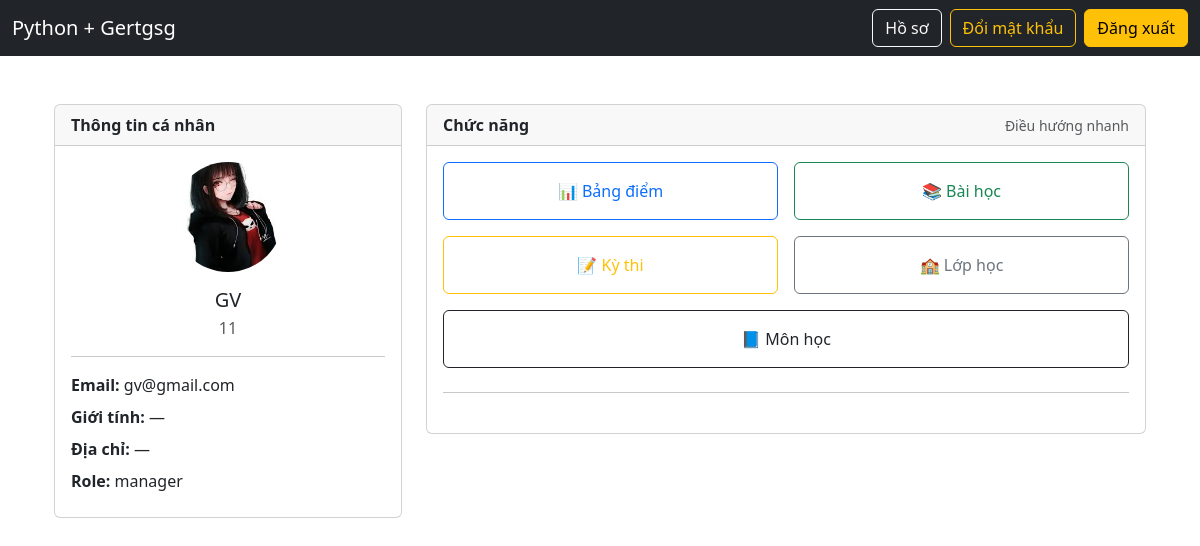
/student/home (signed in), run on an earlier commit of the app's database.
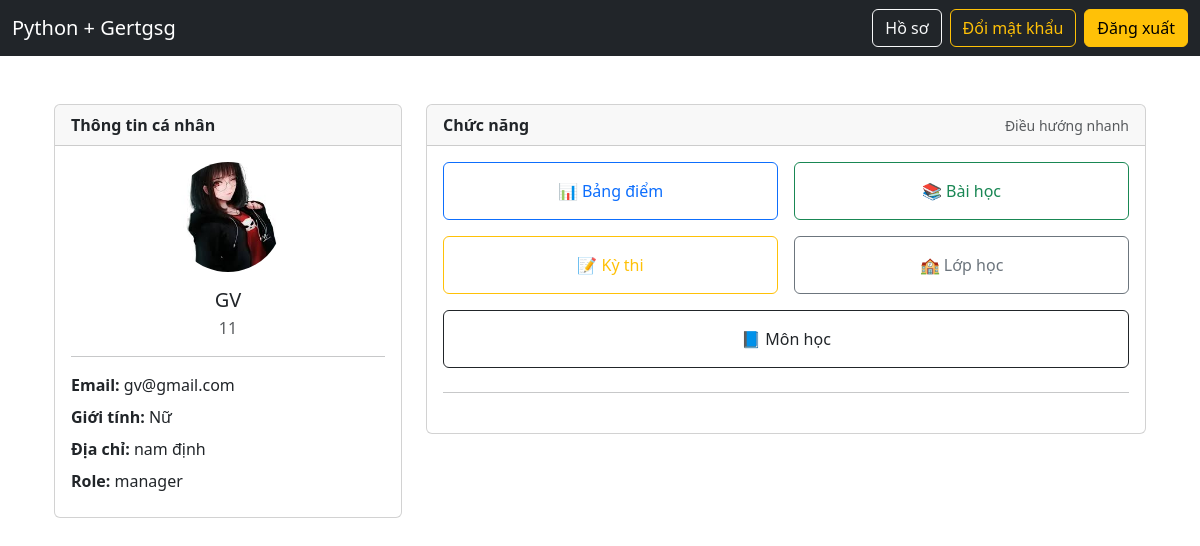
And on a later commit of the database.
### models.py (models this page shows, shortened)
class Student(UserMixin, db.Model):
    __tablename__ = "students"
    id = db.Column(db.Integer, primary_key=True)
    ma_sv = db.Column(db.String(50), unique=True, nullable=False, index=True)
    ten_sv = db.Column(db.String(255), nullable=False, index=True)
    email = db.Column(db.String(255), unique=True, nullable=False, index=True)
    mat_khau = db.Column(db.String(255), nullable=False)
    role = db.Column(db.String(20), nullable=False, default="student", index=True)
    avatar = db.Column(db.String(255), nullable=True)
    gioi_tinh = db.Column(db.String(10), nullable=True)
    dia_chi = db.Column(db.Text, nullable=True)
    failed_attempts = db.Column(db.Integer, nullable=False, default=0)
    last_failed_at = db.Column(db.DateTime, nullable=True)
    lock_until = db.Column(db.DateTime, nullable=True)
    class_id = db.Column(
        db.Integer,
        db.ForeignKey("classes.id", ondelete="SET NULL"),
        nullable=True,
        index=True,
    )
    class_ = db.relationship("Class", back_populates="students")
    teaching_classes = db.relationship(
        "Class",
        secondary=teacher_classes,
        back_populates="teachers",
        lazy="subquery",
    )

### student_routes.py (the view)
@student_bp.get("/home")
@login_required
@roles_required("student", "admin", "manager")  # admin/manager vẫn vào xem nếu muốn
def student_home():
    return render_template("student/home.html")

### app.py (called while the page is built)
@app.context_processor
def inject_csrf():
    def form_csrf_token():
        return Markup(f'<input type="hidden" name="csrf_token" value="{generate_csrf()}">')
    return dict(form_csrf_token=form_csrf_token)

@login_manager.user_loader
def load_user(user_id: str):
    try:
        return Student.query.get(int(user_id))
    except Exception:
        return None

### auth.py (called while the page is built)
def roles_required(*roles):
    def decorator(fn):
        @wraps(fn)
        def wrapper(*args, **kwargs):
            if not current_user.is_authenticated:
                abort(401)
            user_role = (getattr(current_user, "role", "") or "").strip().lower()
            if user_role not in [r.lower() for r in roles]:
                abort(403)
            return fn(*args, **kwargs)
        return wrapper
    return decorator

### templates/student/home.html (shortened to what this page needs)
{% extends "base.html" %}
{% set title="Trang sinh viên" %}
{% block content %}
<div class="container py-4">
  <div class="row g-4">
    <div class="col-lg-4">
      <div class="card text-dark">
        <div class="card-header">
          <b>Thông tin cá nhân</b>
        </div>
        <div class="card-body text-center">
          {% if current_user.avatar %}
            <img
              src="{{ url_for('static', filename='uploads/' ~ current_user.avatar) }}"
              width="110" height="110"
              style="border-radius:50%;object-fit:cover;"
              alt="avatar"
            >
          {% else %}
            <div style="width:110px;height:110px;border-radius:50%;background:#ddd;margin:0 auto;"></div>
          {% endif %}
          <h5 class="mt-3 mb-1">{{ current_user.ten_sv }}</h5>
          <div class="text-muted">{{ current_user.ma_sv }}</div>
          <hr>
          <div class="text-start">
            <div class="mb-2"><b>Email:</b> {{ current_user.email }}</div>
            <div class="mb-2"><b>Giới tính:</b> {{ current_user.gioi_tinh or "—" }}</div>
            <div class="mb-2"><b>Địa chỉ:</b> {{ current_user.dia_chi or "—" }}</div>
            <div class="mb-2"><b>Role:</b> {{ current_user.role }}</div>
          </div>
        </div>
      </div>
    </div>
    <div class="col-lg-8">
      <div class="card text-dark">
        <div class="card-header d-flex justify-content-between align-items-center">
          <b>Chức năng</b>
          <small class="text-muted">Điều hướng nhanh</small>
        </div>
        <div class="card-body">
          <div class="row g-3">
            <div class="col-md-6">
              <a class="btn btn-outline-primary w-100 py-3"
                 href="{{ url_for('student.student_grades') }}">
                📊 Bảng điểm
              </a>
            </div>
            <div class="col-md-6">
              <a class="btn btn-outline-success w-100 py-3"
                 href="{{ url_for('student.student_lessons') }}">
                📚 Bài học
              </a>
            </div>
            <div class="col-md-6">
              <a class="btn btn-outline-warning w-100 py-3"
                 href="{{ url_for('student.student_exams') }}">
                📝 Kỳ thi
              </a>
            </div>
            <div class="col-md-6">
              <a class="btn btn-outline-secondary w-100 py-3"
                 href="{{ url_for('student.student_classes') }}">
                🏫 Lớp học
              </a>
            </div>
            <div class="col-md-12">
              <a class="btn btn-outline-dark w-100 py-3"
                 href="{{ url_for('student.student_subjects') }}">
                📘 Môn học
              </a>
            </div>
          </div>
          <hr class="my-4">
        </div>
      </div>
    </div>
  </div>
</div>
{% endblock %}

What changed in the data, as far as the page shows it:
changed Student "GV": gioi_tinh "—" → "Nữ"; dia_chi "—" → "nam định"
